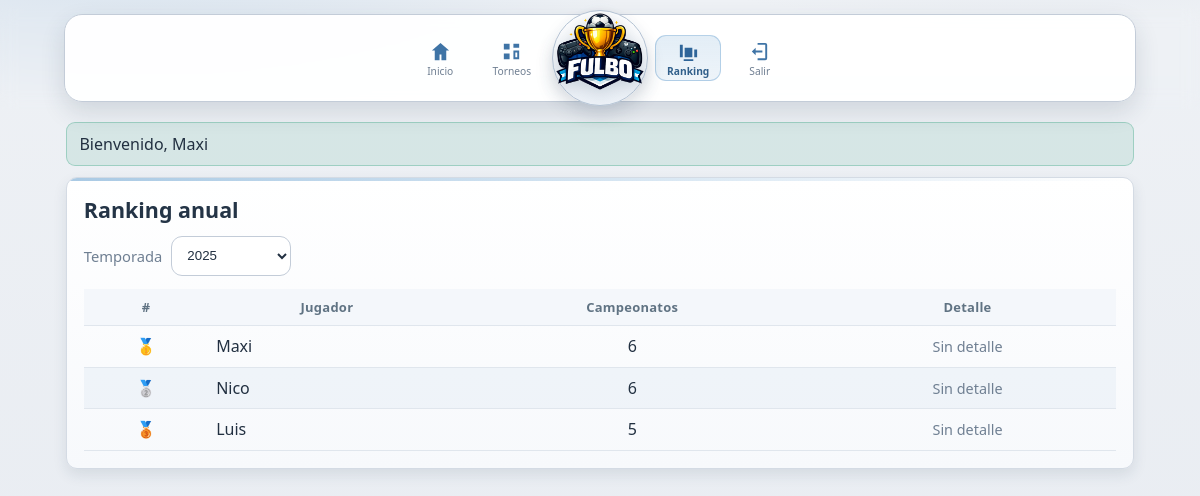
The page /ranking (signed in) on the database its author committed.
### tables this page shows
CREATE TABLE usuarios (
  id INT UNSIGNED AUTO_INCREMENT PRIMARY KEY,
  nombre VARCHAR(100) NOT NULL,
  username VARCHAR(50) NOT NULL UNIQUE,
  rol_id TINYINT UNSIGNED NOT NULL,
  activo TINYINT(1) NOT NULL DEFAULT 1,
  pin_hash VARCHAR(255) NULL,
  requiere_activacion TINYINT(1) NOT NULL DEFAULT 1,
  ultimo_login_at DATETIME NULL,
  fecha_creacion DATETIME NOT NULL DEFAULT CURRENT_TIMESTAMP,
  fecha_actualizacion DATETIME NOT NULL DEFAULT CURRENT_TIMESTAMP ON UPDATE CURRENT_TIMESTAMP,
  CONSTRAINT fk_usuarios_roles FOREIGN KEY (rol_id) REFERENCES roles(id)
);

### app/core/View.php (called while the page is built, shortened)
<?php
class View
{
    public function render(string $view, array $data = [], string $layout = 'layouts/app'): void
    {
        $viewFile = \root_path('views/' . $view . '.php');
        extract($data, EXTR_SKIP);
        require $viewFile;
    }
}

### app/controllers/RankingController.php (called while the page is built, shortened)
<?php
class RankingController extends BaseController
{
    public function index(Request $request): void
    {
        $repo = new TournamentRepository();
        $years = $repo->rankingYears();
        $years = array_values(array_unique(array_merge($years, [2025, 2024])));
        rsort($years);
        $year = $request->input('anio') ? (int) $request->input('anio') : null;
        if ($year === null && !empty($years)) {
            $year = (int) $years[0];
        }
        $ranking = $repo->annualRanking($year);
        $hardcoded = $this->hardcodedRanking($year);
        if ($hardcoded !== null) {
            $ranking = $hardcoded;
        }
        $this->view->render('player/ranking', [
            'title' => 'Ranking anual',
            'ranking' => $ranking,
            'selectedYear' => $year,
            'years' => $years,
        ]);
    }
    private function hardcodedRanking(?int $year): ?array
    {
        if ($year === 2025) {
            return [
                ['id' => 0, 'nombre' => 'Maxi', 'campeonatos' => 6, 'items' => []],
                ['id' => 0, 'nombre' => 'Nico', 'campeonatos' => 6, 'items' => []],
                ['id' => 0, 'nombre' => 'Luis', 'campeonatos' => 5, 'items' => []],
            ];
        }
        return null;
    }
}

### public/index.php (called while the page is built, shortened)
<?php
require_once dirname(__DIR__) . '/app/helpers/common.php';
spl_autoload_register(function (string $class): void {
    $prefix = 'App\\';
    $relative = substr($class, strlen($prefix));
    $parts = explode('\\', $relative);
    $parts[0] = strtolower($parts[0]);
    $path = root_path('app/' . implode(DIRECTORY_SEPARATOR, $parts) . '.php');
});
require_once root_path('app/helpers/session.php');
require_once root_path('app/helpers/auth.php');
$router = new Router();
$request = new Request();
$router->dispatch($request);

### app/helpers/common.php (called while the page is built, shortened)
<?php
if (!function_exists('root_path')) {
    function root_path(string $path = ''): string
    {
        $root = dirname(__DIR__, 2);
        return $path !== '' ? $root . DIRECTORY_SEPARATOR . $path : $root;
    }
}
if (!function_exists('base_path_url')) {
    function base_path_url(): string
    {
        $app = config('app');
        $path = '';
        if (!empty($app['base_url'])) {
            $path = parse_url($app['base_url'], PHP_URL_PATH) ?: '';
        }
        $path = trim((string) $path);
        if ($path === '' || $path === '/') {
            return '';
        }
        return '/' . trim($path, '/');
    }
}
if (!function_exists('url')) {
    function url(string $path = '/'): string
    {
        $base = base_path_url();
        return $base . '/' . ltrim($path, '/');
    }
}
if (!function_exists('config')) {
    function config(string $file): array
    {
        static $cache = [];
        if (!isset($cache[$file])) {
            $cache[$file] = require root_path('config/' . $file . '.php');
        }
        return $cache[$file];
    }
}
if (!function_exists('e')) {
    function e(string|null $value): string
    {
        return htmlspecialchars((string) $value, ENT_QUOTES, 'UTF-8');
    }
}

### config/app.php (called while the page is built, shortened)
<?php
return [
    'name' => 'Fulbo',
    'env' => $_ENV['APP_ENV'] ?? 'production',
    'debug' => filter_var($_ENV['APP_DEBUG'] ?? false, FILTER_VALIDATE_BOOL),
    'base_url' => $_ENV['APP_URL'] ?? '',
    'timezone' => $_ENV['APP_TIMEZONE'] ?? 'America/Argentina/Buenos_Aires',
    'session_name' => 'fulbo_session',
    'csrf_key' => 'fulbo_csrf',
    'pwa_cache_version' => 'v1',
];

### config/database.php (called while the page is built, shortened)
<?php
return [
    'host' => $_ENV['DB_HOST'] ?? '127.0.0.1',
    'port' => (int) ($_ENV['DB_PORT'] ?? 3306),
    'name' => $_ENV['DB_NAME'] ?? 'fulbo',
    'user' => $_ENV['DB_USER'] ?? 'root',
    'pass' => $_ENV['DB_PASS'] ?? '',
    'charset' => 'utf8mb4',
];

### app/core/Database.php (called while the page is built, shortened)
<?php
class Database
{
    private static ?PDO $pdo = null;
    public static function connection(array $config): PDO
    {
        if (self::$pdo instanceof PDO) {
            return self::$pdo;
        }
        $dsn = sprintf(
            'mysql:host=%s;port=%d;dbname=%s;charset=%s',
            $config['host'],
            $config['port'],
            $config['name'],
            $config['charset']
        );
        try {
            self::$pdo = new PDO($dsn, $config['user'], $config['pass'], [
                PDO::ATTR_ERRMODE => PDO::ERRMODE_EXCEPTION,
                PDO::ATTR_DEFAULT_FETCH_MODE => PDO::FETCH_ASSOC,
                PDO::ATTR_EMULATE_PREPARES => false,
            ]);
        } catch (PDOException $e) {
            throw new PDOException('No se pudo conectar a la base de datos.');
        }
        return self::$pdo;
    }
}

### app/repositories/BaseRepository.php (called while the page is built, shortened)
<?php
abstract class BaseRepository
{
    public function __construct()
    {
        $this->db = Database::connection(config('database'));
    }
}

### app/repositories/TournamentRepository.php (called while the page is built, shortened)
<?php
class TournamentRepository extends BaseRepository
{
    public function rankingYears(): array
    {
        $stmt = $this->db->prepare(
            'SELECT DISTINCT t.anio
             FROM campeones_torneo ct
             INNER JOIN torneos t ON t.id = ct.torneo_id
             ORDER BY t.anio DESC'
        );
        $stmt->execute();
        return array_map(static fn (array $row): int => (int) $row['anio'], $stmt->fetchAll());
    }
}

### app/repositories/UserRepository.php (called while the page is built, shortened)
<?php
class UserRepository extends BaseRepository
{
    public function findById(int $id): ?array
    {
        $stmt = $this->db->prepare(
            'SELECT u.*, r.slug AS role_slug, r.name AS role_name
             FROM usuarios u
             INNER JOIN roles r ON r.id = u.rol_id
             WHERE u.id = :id
             LIMIT 1'
        );
        $stmt->execute(['id' => $id]);
        return $stmt->fetch() ?: null;
    }
}

### app/helpers/auth.php (called while the page is built, shortened)
<?php
if (!function_exists('auth_user')) {
    function auth_user(): ?array
    {
        $userId = session_get('user_id');
        $repo = new UserRepository();
        return $repo->findById((int) $userId);
    }
}
if (!function_exists('is_authenticated')) {
    function is_authenticated(): bool
    {
        return auth_user() !== null;
    }
}

### app/middlewares/AuthMiddleware.php (called while the page is built, shortened)
<?php
class AuthMiddleware
{
    public function handle(Request $request): void
    {
        if (!is_authenticated()) {
            header('Location: ' . url('/login'));
            exit;
        }
    }
}

### app/helpers/session.php (called while the page is built, shortened)
<?php
if (!function_exists('session_get')) {
    function session_get(string $key, mixed $default = null): mixed
    {
        return $_SESSION[$key] ?? $default;
    }
}

### views/player/ranking.php (the view)
<section class="card">
    <div class="card-head">
        <h1>Ranking anual</h1>
    </div>
    <form method="get" action="<?= e(url('/ranking')) ?>" class="year-filter-row year-filter-inline">
        <span>Temporada</span>
        <select name="anio" onchange="this.form.submit()">
            <?php foreach (($years ?? []) as $year): ?>
                <option value="<?= (int) $year ?>" <?= (int) $selectedYear === (int) $year ? 'selected' : '' ?>><?= (int) $year ?></option>
            <?php endforeach; ?>
        </select>
    </form>
    <div class="table-wrap">
        <table class="ranking-table">
            <thead><tr><th>#</th><th>Jugador</th><th>Campeonatos</th><th>Detalle</th></tr></thead>
            <tbody>
            <?php foreach ($ranking as $index => $row): ?>
                <tr>
                    <td>
                        <?php if ($index === 0): ?>🥇<?php elseif ($index === 1): ?>🥈<?php elseif ($index === 2): ?>🥉<?php else: ?><?= $index + 1 ?><?php endif; ?>
                    </td>
                    <td><?= e($row['nombre']) ?></td>
                    <td class="col-center"><?= e((string) $row['campeonatos']) ?></td>
                    <td>
                        <?php if ((int) ($row['id'] ?? 0) > 0): ?>
                            <a class="btn btn-outline btn-sm table-action" href="<?= e(url('/torneos?ganador_id=' . (int) $row['id'] . '&anio=' . (int) $selectedYear)) ?>">
                                <span>Ver</span>
                            </a>
                        <?php else: ?>
                            <span class="small-text">Sin detalle</span>
                        <?php endif; ?>
                    </td>
                </tr>
            <?php endforeach; ?>
            </tbody>
        </table>
    </div>
</section>

### public/assets/css/app.css (style rules this page uses)
:root { --bg: #eef1f5; --bg-soft: #e7ebf1; --surface: #ffffff; --surface-soft: #f7f9fc; --line: #d4dbe4; --line-strong: #c3ccd8; --text: #223041; --muted: #6f7f92; --accent: #3f74a6; --accent-soft: #71a6d2; --success: #34a47f; --danger: #cf5468; --radius-sm: 9px; --radius-md: 11px; --radius-lg: 18px; --space-1: .25rem; --space-2: .5rem; --space-3: .75rem; --space-4: 1rem; --space-5: 1.25rem; --shadow-1: 0 6px 14px rgba(34, 54, 78, .1); --shadow-2: 0 10px 24px rgba(34, 54, 78, .14); --table-row-even: rgba(116, 160, 201, .08); --table-row-hover: rgba(116, 160, 201, .14); }
* { box-sizing: border-box; }
html, body { overflow-x: hidden; overscroll-behavior-y: none; }
html.no-scroll, html.no-scroll body { overflow-y: hidden; }
body { margin: 0; min-height: 100vh; color: var(--text); font-family: "Trebuchet MS", "Segoe UI", sans-serif; background: radial-gradient(900px 340px at 12% -12%, rgba(120, 168, 211, .26), transparent 60%), radial-gradient(1000px 360px at 88% -25%, rgba(180, 194, 212, .42), transparent 64%), linear-gradient(180deg, var(--bg), var(--bg-soft)); }
h1, h2, h3 { margin: 0; }
.hero, .card, .auth-card { border: 1px solid var(--line); border-radius: var(--radius-md); background: linear-gradient(180deg, var(--surface), var(--surface-soft)); box-shadow: var(--shadow-1); }
.card h1, .card h2, .card h3 { color: #243446; }
.card h1 { font-size: 1.34rem; font-weight: 700; }
.card { position: relative; overflow: hidden; padding: 1.05rem; }
.card::before { content: ""; position: absolute; top: 0; left: 0; right: 0; height: 3px; border-radius: var(--radius-md) var(--radius-md) 0 0; background: linear-gradient(90deg, rgba(113, 166, 210, .6), rgba(113, 166, 210, 0)); }
.card { margin-bottom: var(--space-4); }
.card-head { display: flex; justify-content: space-between; align-items: center; gap: .6rem; margin-bottom: var(--space-3); }
input, select, button { width: 100%; border-radius: var(--radius-md); border: 1px solid var(--line-strong); background: #fff; color: var(--text); min-height: 46px; padding: .66rem .75rem; transition: border-color .16s ease, box-shadow .16s ease, background-color .16s ease, transform .12s ease; }
select { line-height: 1.25; }
input, select, button, a { touch-action: manipulation; }
.list-item span, .small-text { color: var(--muted); font-size: .9rem; }
.table-wrap { width: 100%; overflow-x: auto; }
table { width: 100%; min-width: 0; border-collapse: collapse; }
th, td { padding: .58rem .5rem; border-bottom: 1px solid #e0e6ed; }
td { text-align: left; }
th { text-align: center; color: #607383; font-size: .81rem; letter-spacing: .02em; background: #f4f7fb; font-weight: 700; }
tbody tr:nth-child(even) td { background: var(--table-row-even); }
.year-filter-row { margin: 0 0 .8rem; max-width: 220px; }
.year-filter-inline { max-width: none; display: inline-flex; align-items: center; gap: .55rem; }
.year-filter-inline span { color: var(--muted); font-size: .92rem; }
.year-filter-inline select { width: auto; min-width: 120px; min-height: 40px; padding: .5rem .7rem; }
.ranking-table td:nth-child(1), .ranking-table td:nth-child(4) { text-align: center; }
.ranking-table td:nth-child(2) { text-align: left; }
.ranking-table td:nth-child(3) { text-align: right; }
.ranking-table td.col-center { text-align: center; }

### rows shown on the page
usuarios: nombre "Maxi", campeonatos "6", requiere_activacion "Sin detalle"

### other values the page prints
$flash['message'] "Bienvenido, Maxi"
$row['nombre'] "Nico"
$row['campeonatos'] "6"
$row['nombre'] "Luis"
$row['campeonatos'] "5"
form field anio "2025"
